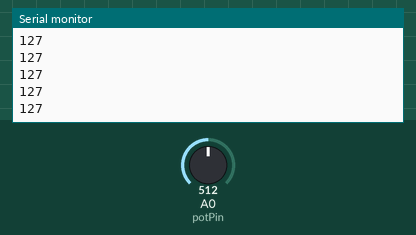
Recording of a sketch running on a simulated Arduino Uno, built with avr-gcc and run on an emulated ATmega328P. Shown: the last lines printed to the serial monitor. Inputs (shaded band) come from the test bench; at power-on: A0 (potPin) = 512.

Above: at 1.2 s.
1.3 s: A0 (potPin) set to 716
At 1.32 s:
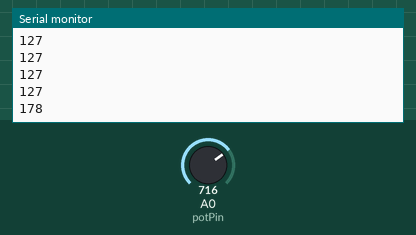
2.8 s: A0 (potPin) set to 900
At 2.83 s:
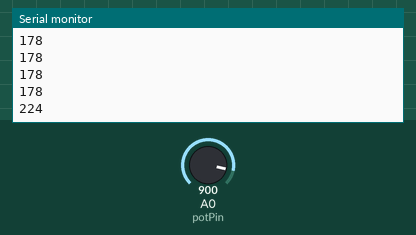
Timing chart, 0 to 5.8 s (numbered marks = the images above; inputs shaded):
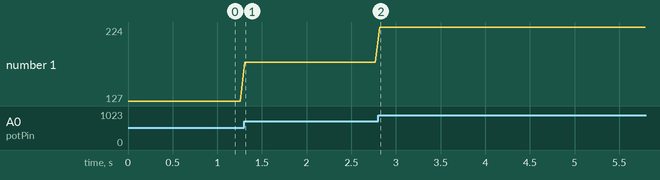

The sketch:

serial_pot.ino
```cpp
int potPin = 0;

void setup()
{
  // Create Serial Object
  Serial.begin(9600);

  pinMode(potPin, INPUT);
}

void loop()
{
  int val = map(analogRead(potPin), 0, 1023, 0, 255);

  Serial.println(val);

  delay(50);
}
```

Measured:
- after the input at 1.3 s, the serial monitor: prints a new line at once (image 1)
- after the input at 2.8 s, the serial monitor: prints a new line at once (image 2)
- plotted number 1: 127 → 178 after the input at 1.3 s, 178 → 224 after the input at 2.8 s
